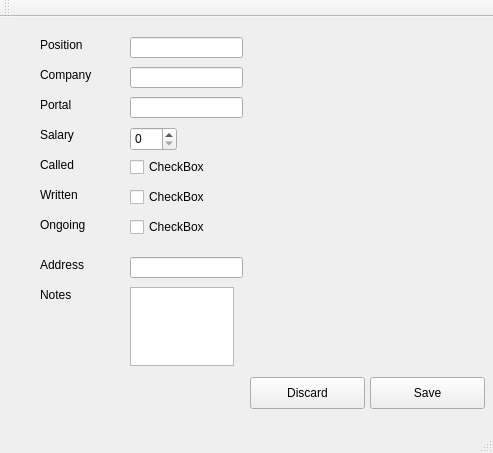
<?xml version="1.0" encoding="UTF-8"?>
<ui version="4.0">
 <class>TargetsWindow</class>
 <widget class="QMainWindow" name="TargetsWindow">
  <property name="geometry">
   <rect>
    <x>0</x>
    <y>0</y>
    <width>493</width>
    <height>453</height>
   </rect>
  </property>
  <property name="windowTitle">
   <string>TargetsWindow</string>
  </property>
  <widget class="QWidget" name="centralWidget">
   <widget class="QPushButton" name="pushButton">
    <property name="geometry">
     <rect>
      <x>370</x>
      <y>360</y>
      <width>115</width>
      <height>32</height>
     </rect>
    </property>
    <property name="text">
     <string>Save</string>
    </property>
   </widget>
   <widget class="QPushButton" name="pushButton_2">
    <property name="geometry">
     <rect>
      <x>250</x>
      <y>360</y>
      <width>115</width>
      <height>32</height>
     </rect>
    </property>
    <property name="text">
     <string>Discard</string>
    </property>
   </widget>
   <widget class="QLabel" name="label">
    <property name="geometry">
     <rect>
      <x>40</x>
      <y>20</y>
      <width>59</width>
      <height>16</height>
     </rect>
    </property>
    <property name="text">
     <string>Position</string>
    </property>
   </widget>
   <widget class="QLabel" name="label_2">
    <property name="geometry">
     <rect>
      <x>40</x>
      <y>50</y>
      <width>59</width>
      <height>16</height>
     </rect>
    </property>
    <property name="text">
     <string>Company</string>
    </property>
   </widget>
   <widget class="QLineEdit" name="lineEdit">
    <property name="geometry">
     <rect>
      <x>130</x>
      <y>20</y>
      <width>113</width>
      <height>21</height>
     </rect>
    </property>
   </widget>
   <widget class="QLineEdit" name="lineEdit_2">
    <property name="geometry">
     <rect>
      <x>130</x>
      <y>50</y>
      <width>113</width>
      <height>21</height>
     </rect>
    </property>
   </widget>
   <widget class="QLineEdit" name="lineEdit_3">
    <property name="geometry">
     <rect>
      <x>130</x>
      <y>80</y>
      <width>113</width>
      <height>21</height>
     </rect>
    </property>
   </widget>
   <widget class="QLabel" name="label_3">
    <property name="geometry">
     <rect>
      <x>40</x>
      <y>80</y>
      <width>59</width>
      <height>16</height>
     </rect>
    </property>
    <property name="text">
     <string>Portal</string>
    </property>
   </widget>
   <widget class="QLabel" name="label_4">
    <property name="geometry">
     <rect>
      <x>40</x>
      <y>110</y>
      <width>59</width>
      <height>16</height>
     </rect>
    </property>
    <property name="text">
     <string>Salary</string>
    </property>
   </widget>
   <widget class="QLineEdit" name="lineEdit_5">
    <property name="geometry">
     <rect>
      <x>130</x>
      <y>240</y>
      <width>113</width>
      <height>21</height>
     </rect>
    </property>
   </widget>
   <widget class="QLabel" name="label_7">
    <property name="geometry">
     <rect>
      <x>40</x>
      <y>240</y>
      <width>59</width>
      <height>16</height>
     </rect>
    </property>
    <property name="text">
     <string>Address</string>
    </property>
   </widget>
   <widget class="QLabel" name="label_8">
    <property name="geometry">
     <rect>
      <x>40</x>
      <y>270</y>
      <width>59</width>
      <height>16</height>
     </rect>
    </property>
    <property name="text">
     <string>Notes</string>
    </property>
   </widget>
   <widget class="QLabel" name="label_9">
    <property name="geometry">
     <rect>
      <x>40</x>
      <y>140</y>
      <width>59</width>
      <height>16</height>
     </rect>
    </property>
    <property name="text">
     <string>Called</string>
    </property>
   </widget>
   <widget class="QLabel" name="label_10">
    <property name="geometry">
     <rect>
      <x>40</x>
      <y>170</y>
      <width>59</width>
      <height>16</height>
     </rect>
    </property>
    <property name="text">
     <string>Written</string>
    </property>
   </widget>
   <widget class="QLabel" name="label_11">
    <property name="geometry">
     <rect>
      <x>40</x>
      <y>200</y>
      <width>59</width>
      <height>16</height>
     </rect>
    </property>
    <property name="text">
     <string>Ongoing</string>
    </property>
   </widget>
   <widget class="QCheckBox" name="checkBox">
    <property name="geometry">
     <rect>
      <x>130</x>
      <y>140</y>
      <width>89</width>
      <height>20</height>
     </rect>
    </property>
    <property name="text">
     <string>CheckBox</string>
    </property>
   </widget>
   <widget class="QCheckBox" name="checkBox_2">
    <property name="geometry">
     <rect>
      <x>130</x>
      <y>170</y>
      <width>89</width>
      <height>20</height>
     </rect>
    </property>
    <property name="text">
     <string>CheckBox</string>
    </property>
   </widget>
   <widget class="QCheckBox" name="checkBox_3">
    <property name="geometry">
     <rect>
      <x>130</x>
      <y>200</y>
      <width>89</width>
      <height>20</height>
     </rect>
    </property>
    <property name="text">
     <string>CheckBox</string>
    </property>
   </widget>
   <widget class="QSpinBox" name="spinBox">
    <property name="geometry">
     <rect>
      <x>130</x>
      <y>110</y>
      <width>47</width>
      <height>24</height>
     </rect>
    </property>
   </widget>
   <widget class="QPlainTextEdit" name="plainTextEdit">
    <property name="geometry">
     <rect>
      <x>130</x>
      <y>270</y>
      <width>104</width>
      <height>79</height>
     </rect>
    </property>
   </widget>
  </widget>
  <widget class="QMenuBar" name="menuBar">
   <property name="geometry">
    <rect>
     <x>0</x>
     <y>0</y>
     <width>493</width>
     <height>22</height>
    </rect>
   </property>
  </widget>
  <widget class="QToolBar" name="mainToolBar">
   <attribute name="toolBarArea">
    <enum>TopToolBarArea</enum>
   </attribute>
   <attribute name="toolBarBreak">
    <bool>false</bool>
   </attribute>
  </widget>
  <widget class="QStatusBar" name="statusBar"/>
 </widget>
 <layoutdefault spacing="6" margin="11"/>
 <resources/>
 <connections/>
</ui>
